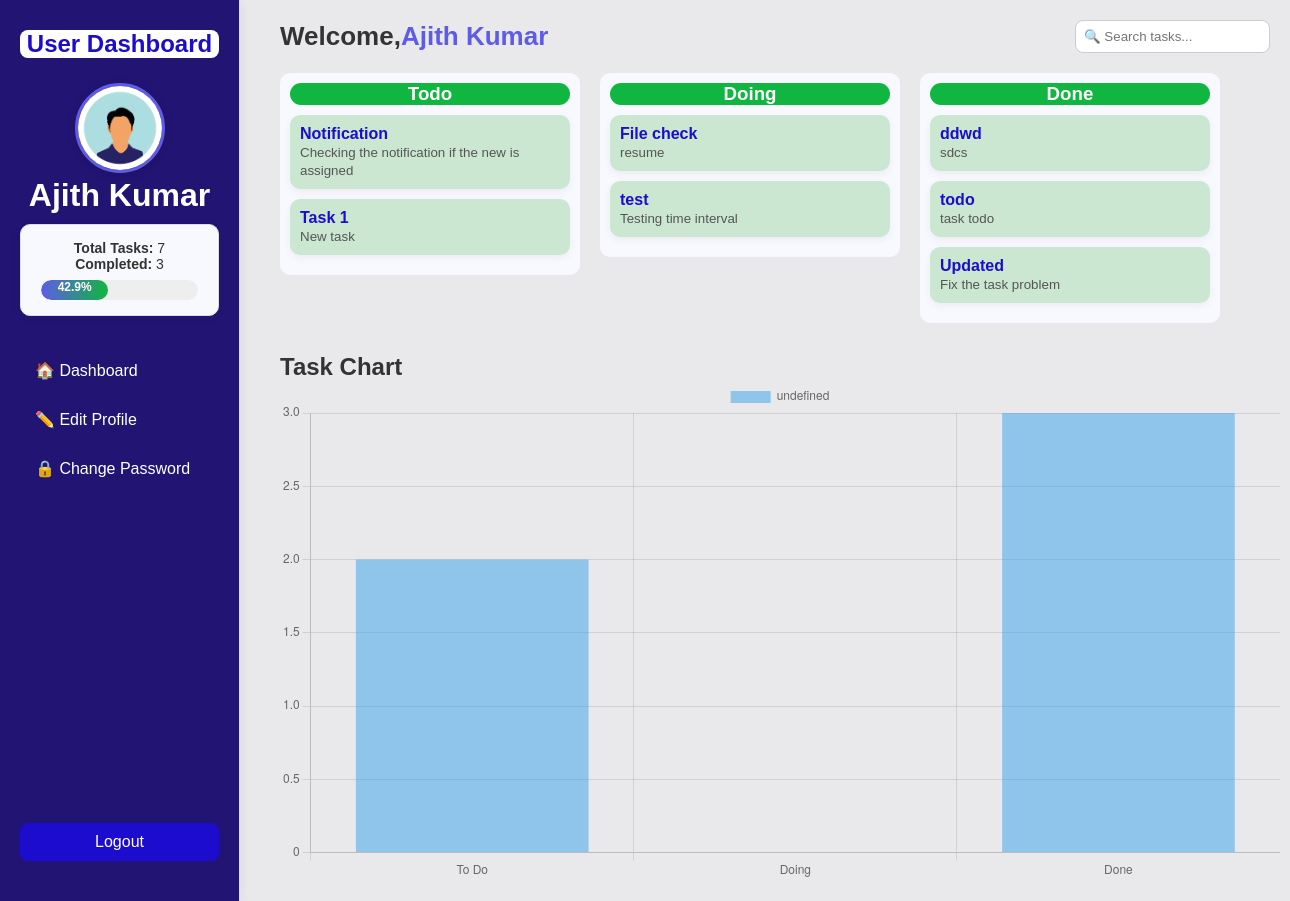
The app's page /user/tasks (signed in) with its own data.
### tables this page shows
CREATE TABLE users (
            id INTEGER PRIMARY KEY AUTOINCREMENT,
            username TEXT,
            email TEXT,
            mobile TEXT UNIQUE,
            password TEXT,
            date_of_birth TEXT,
            profile_pic TEXT,
            role TEXT DEFAULT 'user'
        );

CREATE TABLE board_titles (
            status TEXT PRIMARY KEY,
            title TEXT
        );

CREATE TABLE tasks (
            id INTEGER PRIMARY KEY AUTOINCREMENT,
            user_id INTEGER,
            title TEXT,
            description TEXT,
            status TEXT DEFAULT 'todo', -- 'todo', 'doing', 'done'
            created_at TIMESTAMP DEFAULT CURRENT_TIMESTAMP,
            updated_at TIMESTAMP DEFAULT CURRENT_TIMESTAMP, assigned_time TEXT, completed_time TEXT, file text, -- New Column
            FOREIGN KEY(user_id) REFERENCES users(id)
        );

### app.py (the view)
@app.route("/user/tasks")
@login_required
def user_tasks():
    db = get_db()
    user = db.execute("SELECT * FROM users WHERE id=?", (session["user_id"],)).fetchone()
    tasks = get_user_tasks(user['id'])
    tasks = [dict(task) for task in tasks]   # 🔥 FIX HERE
    titles = get_board_titles()  # exact same order from DB
    return render_template("user_taskboard.html", tasks=tasks, user=user, titles=titles)

### app.py (called while the page is built)
def get_db():
    if "db" not in g:
        g.db = sqlite3.connect(DB_PATH, detect_types=sqlite3.PARSE_DECLTYPES|sqlite3.PARSE_COLNAMES)
        g.db.row_factory = sqlite3.Row
    return g.db

def login_required(f):
    @wraps(f)
    def decorated(*args, **kwargs):
        if "user_id" not in session:
            return redirect(url_for("login"))
        return f(*args, **kwargs)
    return decorated

def get_user_tasks(user_id):
    db = get_db()
    rows = db.execute(
        "SELECT * FROM tasks WHERE user_id=? ORDER BY created_at DESC",
        (user_id,)
    ).fetchall()
    return [dict(row) for row in rows]  # always return clean data

def get_board_titles():
    db = get_db()
    rows = db.execute("SELECT status, title FROM board_titles").fetchall()
    return {row['status'].strip(): row['title'].strip() for row in rows}

### templates/user_taskboard.html (shortened to what this page needs)
<!DOCTYPE html>
<html lang="en">
<head>
<link rel="stylesheet" href="https://cdnjs.cloudflare.com/ajax/libs/font-awesome/6.0.0/css/all.min.css">
</head>
<body>
<div class="sidebar">
  <h2> User Dashboard</h2>
  <div class="profile-sidebar">
    {% if user.profile_pic %}
      <img src="/static/uploads/{{ user.profile_pic }}" alt="Profile Picture" class="sidebar-pic">
    {% else %}
      <img src="https://via.placeholder.com/100" alt="Default Profile" class="sidebar-pic">
    {% endif %}
    <h1>{{ user.username }} </h1>
  <div class="task-summary">
    {% set total = tasks|length %}
    {% set done = tasks|selectattr('status','equalto','done')|list|length %}
    {% if total > 0 %}
      {% set percent = (done / total * 100) | round(1) %}
    {% else %}
      {% set percent = 0 %}
    {% endif %}
    <p><strong>Total Tasks:</strong> {{ total }}</p>
    <p><strong>Completed:</strong> {{ done }}</p>
    <div class="progress-bar">
      <div class="progress-fill" style="width: {{ percent }}%;">{{ percent }}%</div>
    </div>
  </div>
  </div>
  <a href="{{ url_for('dashboard') }}">🏠 Dashboard</a>
  <a href="{{ url_for('edit_profile') }}">✏️ Edit Profile</a>
  <a href="{{ url_for('change_password') }}">🔒 Change Password</a>
  <a href="{{ url_for('login') }}" class="logout">Logout</a>
</div>
<main class="main">
  <header class="top-bar">
    <h1>Welcome,<span>{{ user.username }} </span> </h1>
    <input type="text" id="searchTask" placeholder="🔍 Search tasks..."
       style="padding:8px;border-radius:8px;border:1px solid #ccc;">
  </header>
  <div class="task-board">
    {% for status, title in titles.items() %}
      <div class="column" id="{{ status }}"
          ondragover="allowDrop(event)"
          ondrop="dropTask(event, '{{ status }}')">
        <h3>{{ title }}</h3>
        {% for task in tasks if task.status | trim | lower == status | trim | lower %}
          <div class="task-card"
              draggable="true"
              ondragstart="drag(event)"
              data-id="{{ task.id }}">
            <strong>{{ task.title }}</strong><br>
            <small>{{ task.description|safe }}</small>
          </div>
        {% endfor %}
      </div>
    {% endfor %}
  </div>
    <div class="analytics">
      <h2>Task Chart </h2>
      <canvas id="taskChart"></canvas>
    </div>
</main>
<script>
const tasks = {{ tasks|tojson }};
let todo = 0, doing = 0, done = 0;
tasks.forEach(t => {
  const s = t.status.trim().toLowerCase();
  if (s === 'todo') todo++;
  else if (s === 'doing') doing++;
  else if (s === 'done') done++;
});
new Chart(document.getElementById('taskChart'), {
  type: 'bar',
  data: {
    labels: ['To Do', 'Doing', 'Done'],
    datasets: [{
      data: [todo, doing, done]
    }]
  }
});
</script>
</body>
</html>

### templates/user_taskboard.html (style rules this page uses)
* { margin: 0; padding: 0; box-sizing: border-box; font-family: "Poppins", sans-serif; }
body { background: #e9e9eb; color: #333; display: flex; flex-direction: column; min-height: 100vh; }
.sidebar { position: fixed; top: 0; left: 0; bottom: 0; width: 240px; background: rgb(34, 20, 114); border-right: 1px solid #ddd; padding: 30px 20px; display: flex; flex-direction: column; box-shadow: 2px 0 10px rgba(35, 34, 34, 0.05); }
.sidebar h2 { color: #1c0ccd;background-color: white ;margin-bottom: 25px; text-align: center;border-radius: 8px; }
.sidebar a { display: block; color: white; text-decoration: none; padding: 10px 15px; margin-bottom: 10px; border-radius: 8px; transition: 0.3s; }
.sidebar .logout { margin-top: auto; background: #1c0ccd; color: #fff; text-align: center; }
.profile-sidebar { width: 100%; text-align: center; margin-bottom: 15px; }
.sidebar-pic { width: 90px; height: 90px; border-radius: 50%; object-fit: cover; border: 3px solid #5e5ce6; box-shadow: 0 2px 8px rgba(0,0,0,0.1); transition: transform 0.3s ease; }
.sidebar h1 { color:white }
.main { margin-left: 260px; padding: 20px; flex: 1; }
header { display: flex; justify-content: space-between; align-items: center; margin-bottom: 20px; }
.top-bar h1 { font-size:26px; color:#333; }
.top-bar span { color:#5e5ce6; font-weight:600; }
.task-board { display:flex; flex-wrap: wrap; justify-content: flex-start; align-items:stretch; gap: 20px; }
.column { flex: 1 1 calc(25% - 20px); min-width: 260px; max-width: 300px; background: #f8f8ff; border-radius: 10px; padding: 10px; display: flex; flex-direction: column; justify-content: flex-start; height: 100%; }
.column h3 { text-align: center; margin-bottom: 10px; background-color: #10b63f; color: white; text-transform: capitalize; border-radius: 20px; }
.task-card { background: #cbe7d2; border-radius: 10px; padding: 10px; margin-bottom: 10px; cursor: grab; box-shadow: 0 3px 8px rgba(0,0,0,0.05); transition: transform 0.2s; }
.task-card strong { color: #1c0ccd; }
.task-card small { color: #555; }
.task-summary { background: #f8f8ff; border: 1px solid #ddd; border-radius: 10px; padding: 15px 20px; margin-bottom: 20px; box-shadow: 0 2px 8px rgba(0,0,0,0.05); margin-top: 10px; }
.task-summary p { color: #333; font-size: 14px; text-align: lef; }
.progress-bar { width: 100%; background: #eee; border-radius: 10px; height: 20px; overflow: hidden; margin-top: 8px; }
.progress-fill { height: 100%; background: linear-gradient(90deg, #5e5ce6, #10b63f); color: white; text-align: center; font-size: 12px; font-weight: bold; border-radius: 10px; transition: width 0.6s ease; }
.analytics { margin-top: 30px; height: 500%; width: 1000px; }

### records on screen
users: profile_pic (picture), username "Ajith Kumar"
board_titles: title "Todo"
tasks: title "Notification", description "Checking the notification if the new is assigned"
tasks: title "Task 1", description "New task"
board_titles: title "Doing"
tasks: title "File check", description "resume"
tasks: title "test", description "Testing time interval"
board_titles: title "Done"
tasks: title "ddwd", description "sdcs"
tasks: title "todo", description "task todo"
tasks: title "Updated", description "Fix the task problem"

### other values on screen
{{ total }} "7"
{{ done }} "3"
{{ percent }} "42.9"
